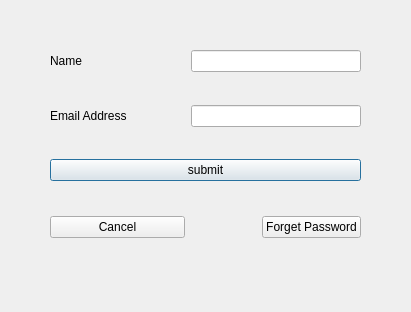
<?xml version="1.0" encoding="UTF-8"?>
<ui version="4.0">
 <class>Dialog</class>
 <widget class="QDialog" name="Dialog">
  <property name="geometry">
   <rect>
    <x>0</x>
    <y>0</y>
    <width>411</width>
    <height>312</height>
   </rect>
  </property>
  <property name="windowTitle">
   <string>Dialog</string>
  </property>
  <widget class="QWidget" name="">
   <property name="geometry">
    <rect>
     <x>50</x>
     <y>50</y>
     <width>311</width>
     <height>191</height>
    </rect>
   </property>
   <layout class="QGridLayout" name="gridLayout">
    <item row="4" column="0" colspan="4">
     <widget class="QPushButton" name="pushButton">
      <property name="text">
       <string>submit</string>
      </property>
     </widget>
    </item>
    <item row="6" column="0" colspan="2">
     <widget class="QPushButton" name="pushButton_2">
      <property name="text">
       <string>Cancel</string>
      </property>
     </widget>
    </item>
    <item row="5" column="0" colspan="4">
     <spacer name="verticalSpacer_3">
      <property name="orientation">
       <enum>Qt::Vertical</enum>
      </property>
      <property name="sizeHint" stdset="0">
       <size>
        <width>20</width>
        <height>40</height>
       </size>
      </property>
     </spacer>
    </item>
    <item row="3" column="0" colspan="2">
     <spacer name="verticalSpacer_2">
      <property name="orientation">
       <enum>Qt::Vertical</enum>
      </property>
      <property name="sizeHint" stdset="0">
       <size>
        <width>20</width>
        <height>40</height>
       </size>
      </property>
     </spacer>
    </item>
    <item row="2" column="0" colspan="2">
     <widget class="QLabel" name="label_2">
      <property name="text">
       <string>Email Address</string>
      </property>
     </widget>
    </item>
    <item row="6" column="3">
     <widget class="QPushButton" name="pushButton_3">
      <property name="text">
       <string>Forget Password</string>
      </property>
     </widget>
    </item>
    <item row="1" column="3">
     <spacer name="verticalSpacer">
      <property name="orientation">
       <enum>Qt::Vertical</enum>
      </property>
      <property name="sizeHint" stdset="0">
       <size>
        <width>20</width>
        <height>40</height>
       </size>
      </property>
     </spacer>
    </item>
    <item row="6" column="2">
     <spacer name="verticalSpacer_4">
      <property name="orientation">
       <enum>Qt::Vertical</enum>
      </property>
      <property name="sizeHint" stdset="0">
       <size>
        <width>20</width>
        <height>40</height>
       </size>
      </property>
     </spacer>
    </item>
    <item row="2" column="2" colspan="2">
     <widget class="QLineEdit" name="lineEdit_2"/>
    </item>
    <item row="0" column="2" colspan="2">
     <widget class="QLineEdit" name="lineEdit"/>
    </item>
    <item row="0" column="0">
     <widget class="QLabel" name="label">
      <property name="text">
       <string>Name</string>
      </property>
     </widget>
    </item>
   </layout>
  </widget>
 </widget>
 <resources/>
 <connections/>
</ui>
